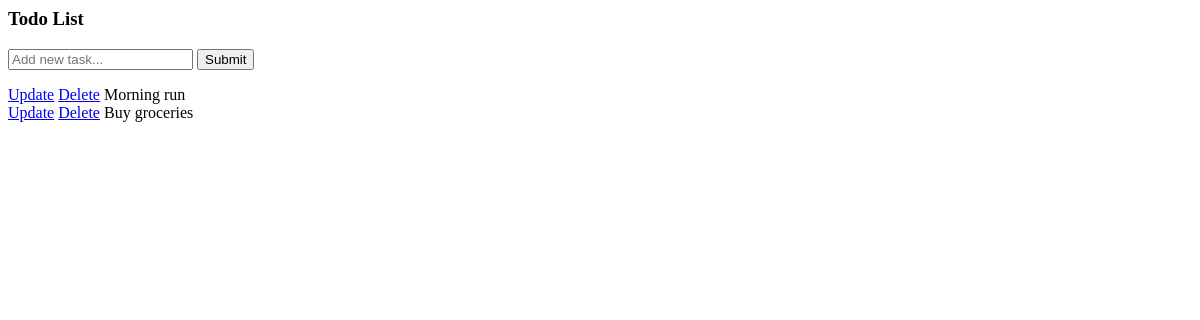
The app's page /, older data.
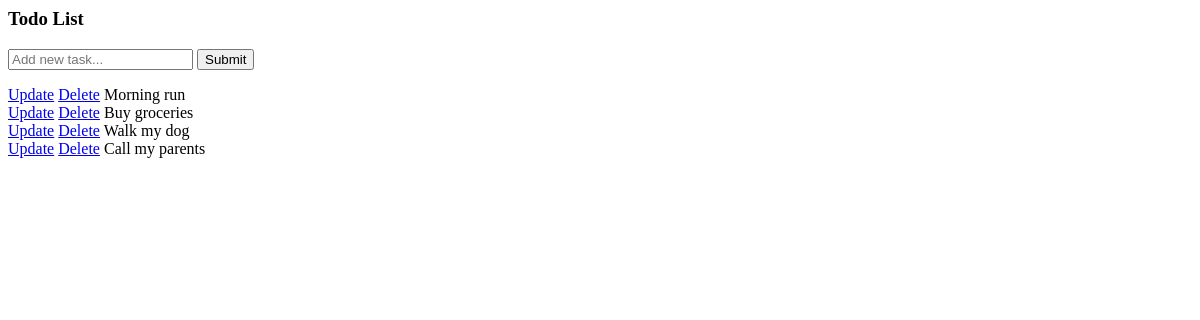
The same page, newer data.
### tasks/models.py (models this page shows)
class Task(models.Model):
    title = models.CharField(max_length=200)
    complete = models.BooleanField(default=False)
    created = models.DateTimeField(auto_now_add = True)
    def __str__(self):
        return self.title

### tasks/views.py (the view)
# urls.py: path('', views.index, name="list"),
def index(request):
    tasks = Task.objects.all()
    form = TaskForm()
    if request.method == 'POST':
        form = TaskForm(request.POST)
        if form.is_valid():
            form.save()
        return redirect ('/')
    context = {'tasks':tasks, 'form':form}
    return render(request, 'tasks/list.html', context)

### tasks/forms.py
class TaskForm(forms.ModelForm):
    title= forms.CharField(widget= forms.TextInput(attrs={'placeholder':'Add new task...'}))
    class Meta:
        model = Task
        fields = '__all__'

### tasks/templates/tasks/list.html (shortened to what this page needs)
<h3> Todo List </h3>
<form method = "POST" action = "/">
  {{form.title}}
  <input type = "submit" name = "Create Task">
</form>
{% for task in tasks %}
    <div>
      <a href="{% url 'update_task' task.id %}">Update</a>
      <a href="{% url 'delete' task.id %}">Delete</a>
      {% if task.complete == True %}
      <strike>{{task}}</strike>
      {% else %}
      <span>{{task}}</span>
      {% endif %}
    </div>
{% endfor %}

Row changes from the older to the newer data that the page shows:
added Task: title "Walk my dog"
added Task: title "Call my parents"
